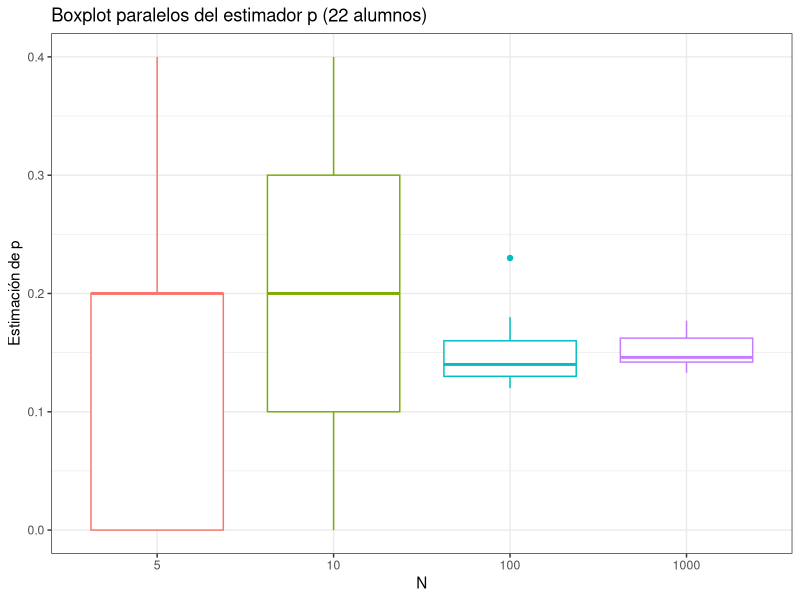
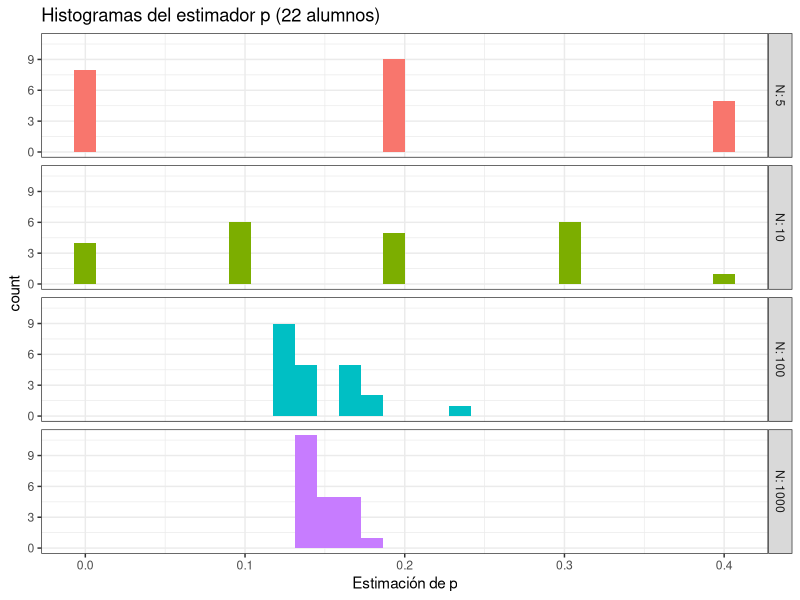

These charts were generated, in order, by the following R code:
library(here)
library(tidyverse)

data <- read_csv(here("metodos_estimacion/TPs/entregas/entrega1_1-data.csv")) %>%
  pivot_longer(cols = !NOMBRE, names_to = "n", values_to = "p") %>%
  mutate(n = as.numeric(n))
data

pdf(file = here("metodos_estimacion/TPs/entregas/figs/entrega1_1-boxplot.pdf"),  
    width = 8,
    height = 6)

data %>% ggplot(aes(x = factor(n),
           y = p,
           color = factor(n))) +
  geom_boxplot() +
  labs(title = "Boxplot paralelos del estimador p (22 alumnos)",
       x = "N",
       y = "Estimación de p") +
  theme_bw() +
  theme(legend.position = "none")

dev.off()

pdf(file = here("metodos_estimacion/TPs/entregas/figs/entrega1_1-histogram.pdf"),  
    width = 8,
    height = 8)
  
data %>% mutate(N=factor(n)) %>%
  ggplot(aes(x = p,
             fill = N)) +
  geom_histogram() +
  labs(title = "Histogramas del estimador p (22 alumnos)",
       x = "Estimación de p") +
  facet_grid(N~., labeller = label_both) +
  theme_bw() +
  theme(legend.position = "none")

dev.off()
